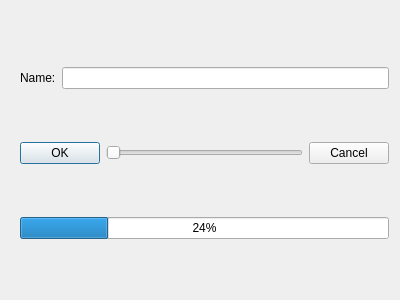
<?xml version="1.0" encoding="UTF-8"?>
<ui version="4.0">
 <class>Dialog</class>
 <widget class="QDialog" name="Dialog">
  <property name="geometry">
   <rect>
    <x>0</x>
    <y>0</y>
    <width>400</width>
    <height>300</height>
   </rect>
  </property>
  <property name="cursor">
   <cursorShape>ArrowCursor</cursorShape>
  </property>
  <property name="windowTitle">
   <string>Dialog</string>
  </property>
  <widget class="QWidget" name="">
   <property name="geometry">
    <rect>
     <x>9</x>
     <y>9</y>
     <width>391</width>
     <height>291</height>
    </rect>
   </property>
   <layout class="QVBoxLayout" name="verticalLayout">
    <item>
     <layout class="QHBoxLayout" name="horizontalLayout">
      <item>
       <widget class="QLabel" name="label">
        <property name="enabled">
         <bool>true</bool>
        </property>
        <property name="text">
         <string>Name:</string>
        </property>
        <property name="buddy">
         <cstring>lineEdit</cstring>
        </property>
       </widget>
      </item>
      <item>
       <widget class="QLineEdit" name="lineEdit">
        <property name="enabled">
         <bool>true</bool>
        </property>
       </widget>
      </item>
     </layout>
    </item>
    <item>
     <layout class="QHBoxLayout" name="horizontalLayout_2">
      <item>
       <widget class="QPushButton" name="button_1_ok">
        <property name="cursor">
         <cursorShape>PointingHandCursor</cursorShape>
        </property>
        <property name="text">
         <string>OK</string>
        </property>
       </widget>
      </item>
      <item>
       <widget class="QSlider" name="horizontalSlider">
        <property name="orientation">
         <enum>Qt::Horizontal</enum>
        </property>
       </widget>
      </item>
      <item>
       <widget class="QPushButton" name="button_2_cancel">
        <property name="enabled">
         <bool>true</bool>
        </property>
        <property name="cursor">
         <cursorShape>PointingHandCursor</cursorShape>
        </property>
        <property name="text">
         <string>Cancel</string>
        </property>
       </widget>
      </item>
     </layout>
    </item>
    <item>
     <widget class="QProgressBar" name="progressBar_1">
      <property name="value">
       <number>24</number>
      </property>
     </widget>
    </item>
   </layout>
  </widget>
 </widget>
 <layoutdefault spacing="6" margin="11"/>
 <tabstops>
  <tabstop>lineEdit</tabstop>
  <tabstop>button_2_cancel</tabstop>
  <tabstop>button_1_ok</tabstop>
 </tabstops>
 <resources/>
 <connections>
  <connection>
   <sender>button_2_cancel</sender>
   <signal>clicked()</signal>
   <receiver>Dialog</receiver>
   <slot>close()</slot>
   <hints>
    <hint type="sourcelabel">
     <x>349</x>
     <y>221</y>
    </hint>
    <hint type="destinationlabel">
     <x>199</x>
     <y>149</y>
    </hint>
   </hints>
  </connection>
  <connection>
   <sender>button_1_ok</sender>
   <signal>clicked()</signal>
   <receiver>Dialog</receiver>
   <slot>accept()</slot>
   <hints>
    <hint type="sourcelabel">
     <x>49</x>
     <y>221</y>
    </hint>
    <hint type="destinationlabel">
     <x>199</x>
     <y>149</y>
    </hint>
   </hints>
  </connection>
  <connection>
   <sender>horizontalSlider</sender>
   <signal>valueChanged(int)</signal>
   <receiver>progressBar_1</receiver>
   <slot>setValue(int)</slot>
   <hints>
    <hint type="sourcelabel">
     <x>204</x>
     <y>207</y>
    </hint>
    <hint type="destinationlabel">
     <x>204</x>
     <y>288</y>
    </hint>
   </hints>
  </connection>
 </connections>
</ui>
